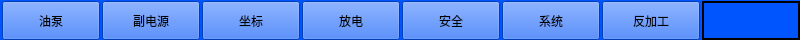
<?xml version="1.0" encoding="UTF-8"?>
<ui version="4.0">
 <class>toplevel</class>
 <widget class="QWidget" name="toplevel">
  <property name="geometry">
   <rect>
    <x>0</x>
    <y>0</y>
    <width>800</width>
    <height>40</height>
   </rect>
  </property>
  <property name="palette">
   <palette>
    <active>
     <colorrole role="WindowText">
      <brush brushstyle="SolidPattern">
       <color alpha="255">
        <red>0</red>
        <green>0</green>
        <blue>0</blue>
       </color>
      </brush>
     </colorrole>
     <colorrole role="Button">
      <brush brushstyle="SolidPattern">
       <color alpha="255">
        <red>0</red>
        <green>85</green>
        <blue>255</blue>
       </color>
      </brush>
     </colorrole>
     <colorrole role="Light">
      <brush brushstyle="SolidPattern">
       <color alpha="255">
        <red>127</red>
        <green>170</green>
        <blue>255</blue>
       </color>
      </brush>
     </colorrole>
     <colorrole role="Midlight">
      <brush brushstyle="SolidPattern">
       <color alpha="255">
        <red>63</red>
        <green>127</green>
        <blue>255</blue>
       </color>
      </brush>
     </colorrole>
     <colorrole role="Dark">
      <brush brushstyle="SolidPattern">
       <color alpha="255">
        <red>0</red>
        <green>42</green>
        <blue>127</blue>
       </color>
      </brush>
     </colorrole>
     <colorrole role="Mid">
      <brush brushstyle="SolidPattern">
       <color alpha="255">
        <red>0</red>
        <green>56</green>
        <blue>170</blue>
       </color>
      </brush>
     </colorrole>
     <colorrole role="Text">
      <brush brushstyle="SolidPattern">
       <color alpha="255">
        <red>0</red>
        <green>0</green>
        <blue>0</blue>
       </color>
      </brush>
     </colorrole>
     <colorrole role="BrightText">
      <brush brushstyle="SolidPattern">
       <color alpha="255">
        <red>255</red>
        <green>255</green>
        <blue>255</blue>
       </color>
      </brush>
     </colorrole>
     <colorrole role="ButtonText">
      <brush brushstyle="SolidPattern">
       <color alpha="255">
        <red>0</red>
        <green>0</green>
        <blue>0</blue>
       </color>
      </brush>
     </colorrole>
     <colorrole role="Base">
      <brush brushstyle="SolidPattern">
       <color alpha="255">
        <red>255</red>
        <green>255</green>
        <blue>255</blue>
       </color>
      </brush>
     </colorrole>
     <colorrole role="Window">
      <brush brushstyle="SolidPattern">
       <color alpha="255">
        <red>0</red>
        <green>85</green>
        <blue>255</blue>
       </color>
      </brush>
     </colorrole>
     <colorrole role="Shadow">
      <brush brushstyle="SolidPattern">
       <color alpha="255">
        <red>0</red>
        <green>0</green>
        <blue>0</blue>
       </color>
      </brush>
     </colorrole>
     <colorrole role="AlternateBase">
      <brush brushstyle="SolidPattern">
       <color alpha="255">
        <red>127</red>
        <green>170</green>
        <blue>255</blue>
       </color>
      </brush>
     </colorrole>
     <colorrole role="ToolTipBase">
      <brush brushstyle="SolidPattern">
       <color alpha="255">
        <red>255</red>
        <green>255</green>
        <blue>220</blue>
       </color>
      </brush>
     </colorrole>
     <colorrole role="ToolTipText">
      <brush brushstyle="SolidPattern">
       <color alpha="255">
        <red>0</red>
        <green>0</green>
        <blue>0</blue>
       </color>
      </brush>
     </colorrole>
    </active>
    <inactive>
     <colorrole role="WindowText">
      <brush brushstyle="SolidPattern">
       <color alpha="255">
        <red>0</red>
        <green>0</green>
        <blue>0</blue>
       </color>
      </brush>
     </colorrole>
     <colorrole role="Button">
      <brush brushstyle="SolidPattern">
       <color alpha="255">
        <red>0</red>
        <green>85</green>
        <blue>255</blue>
       </color>
      </brush>
     </colorrole>
     <colorrole role="Light">
      <brush brushstyle="SolidPattern">
       <color alpha="255">
        <red>127</red>
        <green>170</green>
        <blue>255</blue>
       </color>
      </brush>
     </colorrole>
     <colorrole role="Midlight">
      <brush brushstyle="SolidPattern">
       <color alpha="255">
        <red>63</red>
        <green>127</green>
        <blue>255</blue>
       </color>
      </brush>
     </colorrole>
     <colorrole role="Dark">
      <brush brushstyle="SolidPattern">
       <color alpha="255">
        <red>0</red>
        <green>42</green>
        <blue>127</blue>
       </color>
      </brush>
     </colorrole>
     <colorrole role="Mid">
      <brush brushstyle="SolidPattern">
       <color alpha="255">
        <red>0</red>
        <green>56</green>
        <blue>170</blue>
       </color>
      </brush>
     </colorrole>
     <colorrole role="Text">
      <brush brushstyle="SolidPattern">
       <color alpha="255">
        <red>0</red>
        <green>0</green>
        <blue>0</blue>
       </color>
      </brush>
     </colorrole>
     <colorrole role="BrightText">
      <brush brushstyle="SolidPattern">
       <color alpha="255">
        <red>255</red>
        <green>255</green>
        <blue>255</blue>
       </color>
      </brush>
     </colorrole>
     <colorrole role="ButtonText">
      <brush brushstyle="SolidPattern">
       <color alpha="255">
        <red>0</red>
        <green>0</green>
        <blue>0</blue>
       </color>
      </brush>
     </colorrole>
     <colorrole role="Base">
      <brush brushstyle="SolidPattern">
       <color alpha="255">
        <red>255</red>
        <green>255</green>
        <blue>255</blue>
       </color>
      </brush>
     </colorrole>
     <colorrole role="Window">
      <brush brushstyle="SolidPattern">
       <color alpha="255">
        <red>0</red>
        <green>85</green>
        <blue>255</blue>
       </color>
      </brush>
     </colorrole>
     <colorrole role="Shadow">
      <brush brushstyle="SolidPattern">
       <color alpha="255">
        <red>0</red>
        <green>0</green>
        <blue>0</blue>
       </color>
      </brush>
     </colorrole>
     <colorrole role="AlternateBase">
      <brush brushstyle="SolidPattern">
       <color alpha="255">
        <red>127</red>
        <green>170</green>
        <blue>255</blue>
       </color>
      </brush>
     </colorrole>
     <colorrole role="ToolTipBase">
      <brush brushstyle="SolidPattern">
       <color alpha="255">
        <red>255</red>
        <green>255</green>
        <blue>220</blue>
       </color>
      </brush>
     </colorrole>
     <colorrole role="ToolTipText">
      <brush brushstyle="SolidPattern">
       <color alpha="255">
        <red>0</red>
        <green>0</green>
        <blue>0</blue>
       </color>
      </brush>
     </colorrole>
    </inactive>
    <disabled>
     <colorrole role="WindowText">
      <brush brushstyle="SolidPattern">
       <color alpha="255">
        <red>0</red>
        <green>42</green>
        <blue>127</blue>
       </color>
      </brush>
     </colorrole>
     <colorrole role="Button">
      <brush brushstyle="SolidPattern">
       <color alpha="255">
        <red>0</red>
        <green>85</green>
        <blue>255</blue>
       </color>
      </brush>
     </colorrole>
     <colorrole role="Light">
      <brush brushstyle="SolidPattern">
       <color alpha="255">
        <red>127</red>
        <green>170</green>
        <blue>255</blue>
       </color>
      </brush>
     </colorrole>
     <colorrole role="Midlight">
      <brush brushstyle="SolidPattern">
       <color alpha="255">
        <red>63</red>
        <green>127</green>
        <blue>255</blue>
       </color>
      </brush>
     </colorrole>
     <colorrole role="Dark">
      <brush brushstyle="SolidPattern">
       <color alpha="255">
        <red>0</red>
        <green>42</green>
        <blue>127</blue>
       </color>
      </brush>
     </colorrole>
     <colorrole role="Mid">
      <brush brushstyle="SolidPattern">
       <color alpha="255">
        <red>0</red>
        <green>56</green>
        <blue>170</blue>
       </color>
      </brush>
     </colorrole>
     <colorrole role="Text">
      <brush brushstyle="SolidPattern">
       <color alpha="255">
        <red>0</red>
        <green>42</green>
        <blue>127</blue>
       </color>
      </brush>
     </colorrole>
     <colorrole role="BrightText">
      <brush brushstyle="SolidPattern">
       <color alpha="255">
        <red>255</red>
        <green>255</green>
        <blue>255</blue>
       </color>
      </brush>
     </colorrole>
     <colorrole role="ButtonText">
      <brush brushstyle="SolidPattern">
       <color alpha="255">
        <red>0</red>
        <green>42</green>
        <blue>127</blue>
       </color>
      </brush>
     </colorrole>
     <colorrole role="Base">
      <brush brushstyle="SolidPattern">
       <color alpha="255">
        <red>0</red>
        <green>85</green>
        <blue>255</blue>
       </color>
      </brush>
     </colorrole>
     <colorrole role="Window">
      <brush brushstyle="SolidPattern">
       <color alpha="255">
        <red>0</red>
        <green>85</green>
        <blue>255</blue>
       </color>
      </brush>
     </colorrole>
     <colorrole role="Shadow">
      <brush brushstyle="SolidPattern">
       <color alpha="255">
        <red>0</red>
        <green>0</green>
        <blue>0</blue>
       </color>
      </brush>
     </colorrole>
     <colorrole role="AlternateBase">
      <brush brushstyle="SolidPattern">
       <color alpha="255">
        <red>0</red>
        <green>85</green>
        <blue>255</blue>
       </color>
      </brush>
     </colorrole>
     <colorrole role="ToolTipBase">
      <brush brushstyle="SolidPattern">
       <color alpha="255">
        <red>255</red>
        <green>255</green>
        <blue>220</blue>
       </color>
      </brush>
     </colorrole>
     <colorrole role="ToolTipText">
      <brush brushstyle="SolidPattern">
       <color alpha="255">
        <red>0</red>
        <green>0</green>
        <blue>0</blue>
       </color>
      </brush>
     </colorrole>
    </disabled>
   </palette>
  </property>
  <property name="windowTitle">
   <string>Form</string>
  </property>
  <property name="autoFillBackground">
   <bool>true</bool>
  </property>
  <widget class="QWidget" name="horizontalLayoutWidget">
   <property name="geometry">
    <rect>
     <x>0</x>
     <y>0</y>
     <width>842</width>
     <height>41</height>
    </rect>
   </property>
   <layout class="QHBoxLayout" name="horizontalLayout">
    <property name="spacing">
     <number>2</number>
    </property>
    <property name="leftMargin">
     <number>2</number>
    </property>
    <property name="topMargin">
     <number>1</number>
    </property>
    <property name="rightMargin">
     <number>3</number>
    </property>
    <property name="bottomMargin">
     <number>1</number>
    </property>
    <item>
     <widget class="QPushButton" name="pushButton_F1">
      <property name="sizePolicy">
       <sizepolicy hsizetype="Preferred" vsizetype="Preferred">
        <horstretch>0</horstretch>
        <verstretch>0</verstretch>
       </sizepolicy>
      </property>
      <property name="minimumSize">
       <size>
        <width>98</width>
        <height>0</height>
       </size>
      </property>
      <property name="focusPolicy">
       <enum>Qt::NoFocus</enum>
      </property>
      <property name="text">
       <string>油泵</string>
      </property>
      <property name="checked">
       <bool>false</bool>
      </property>
     </widget>
    </item>
    <item>
     <widget class="QPushButton" name="pushButton_F2">
      <property name="sizePolicy">
       <sizepolicy hsizetype="Preferred" vsizetype="Preferred">
        <horstretch>0</horstretch>
        <verstretch>0</verstretch>
       </sizepolicy>
      </property>
      <property name="minimumSize">
       <size>
        <width>98</width>
        <height>0</height>
       </size>
      </property>
      <property name="focusPolicy">
       <enum>Qt::NoFocus</enum>
      </property>
      <property name="text">
       <string>副电源</string>
      </property>
     </widget>
    </item>
    <item>
     <widget class="QPushButton" name="pushButton_F3">
      <property name="sizePolicy">
       <sizepolicy hsizetype="Preferred" vsizetype="Preferred">
        <horstretch>0</horstretch>
        <verstretch>0</verstretch>
       </sizepolicy>
      </property>
      <property name="minimumSize">
       <size>
        <width>98</width>
        <height>0</height>
       </size>
      </property>
      <property name="focusPolicy">
       <enum>Qt::NoFocus</enum>
      </property>
      <property name="text">
       <string>坐标</string>
      </property>
     </widget>
    </item>
    <item>
     <widget class="QPushButton" name="pushButton_F4">
      <property name="sizePolicy">
       <sizepolicy hsizetype="Preferred" vsizetype="Preferred">
        <horstretch>0</horstretch>
        <verstretch>0</verstretch>
       </sizepolicy>
      </property>
      <property name="minimumSize">
       <size>
        <width>98</width>
        <height>0</height>
       </size>
      </property>
      <property name="focusPolicy">
       <enum>Qt::NoFocus</enum>
      </property>
      <property name="text">
       <string>放电</string>
      </property>
     </widget>
    </item>
    <item>
     <widget class="QPushButton" name="pushButton_F5">
      <property name="sizePolicy">
       <sizepolicy hsizetype="Preferred" vsizetype="Preferred">
        <horstretch>0</horstretch>
        <verstretch>0</verstretch>
       </sizepolicy>
      </property>
      <property name="minimumSize">
       <size>
        <width>98</width>
        <height>0</height>
       </size>
      </property>
      <property name="focusPolicy">
       <enum>Qt::NoFocus</enum>
      </property>
      <property name="text">
       <string>安全</string>
      </property>
     </widget>
    </item>
    <item>
     <widget class="QPushButton" name="pushButton_F6">
      <property name="sizePolicy">
       <sizepolicy hsizetype="Preferred" vsizetype="Preferred">
        <horstretch>0</horstretch>
        <verstretch>0</verstretch>
       </sizepolicy>
      </property>
      <property name="minimumSize">
       <size>
        <width>98</width>
        <height>0</height>
       </size>
      </property>
      <property name="focusPolicy">
       <enum>Qt::NoFocus</enum>
      </property>
      <property name="text">
       <string>系统</string>
      </property>
     </widget>
    </item>
    <item>
     <widget class="QPushButton" name="pushButton_F7">
      <property name="sizePolicy">
       <sizepolicy hsizetype="Preferred" vsizetype="Preferred">
        <horstretch>0</horstretch>
        <verstretch>0</verstretch>
       </sizepolicy>
      </property>
      <property name="minimumSize">
       <size>
        <width>98</width>
        <height>0</height>
       </size>
      </property>
      <property name="focusPolicy">
       <enum>Qt::NoFocus</enum>
      </property>
      <property name="text">
       <string>反加工</string>
      </property>
     </widget>
    </item>
    <item>
     <widget class="QLabel" name="label">
      <property name="minimumSize">
       <size>
        <width>98</width>
        <height>0</height>
       </size>
      </property>
      <property name="frameShape">
       <enum>QFrame::Box</enum>
      </property>
      <property name="lineWidth">
       <number>2</number>
      </property>
      <property name="text">
       <string/>
      </property>
      <property name="alignment">
       <set>Qt::AlignCenter</set>
      </property>
     </widget>
    </item>
    <item>
     <spacer name="horizontalSpacer">
      <property name="orientation">
       <enum>Qt::Horizontal</enum>
      </property>
      <property name="sizeHint" stdset="0">
       <size>
        <width>40</width>
        <height>20</height>
       </size>
      </property>
     </spacer>
    </item>
   </layout>
  </widget>
 </widget>
 <resources/>
 <connections/>
</ui>
